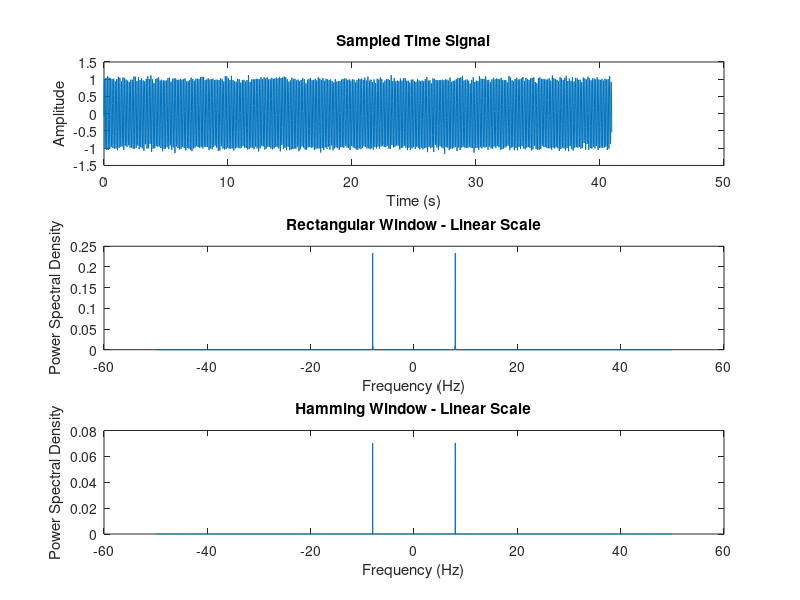
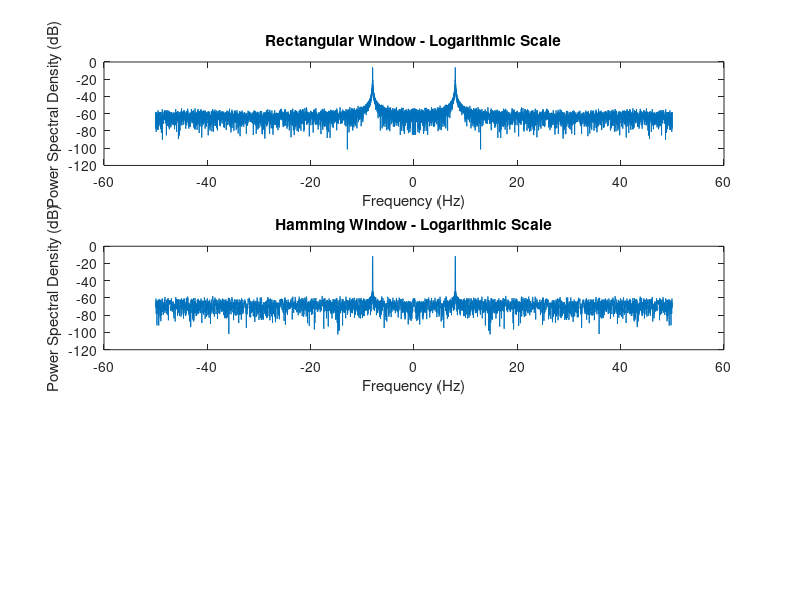

MATLAB code for these plots, in order:
                                                                                                                                                clear all
close all
clc;

f = 8;             % Frequency (Hz)
alpha = 0.05;      % Amplitude of noise
fs = 100;          % Sampling frequency (Hz)
buffer_length = 4096;

% Time vector
t = (0:1:buffer_length-1)/fs;

% Random noise
noise = alpha * randn(size(t));

% Random process
signal = sin(2*pi*f*t) + noise;

% Calculate autocorrelation function
[acf_rect,acf_rect_lags] = xcorr(signal.*rectwin(buffer_length)', 'biased');
[acf_hamming, acf_hamming_lags] = xcorr(signal .* hamming(buffer_length)', 'biased');

% Calculate PSD using Wiener-Khintchine theorem
psd_rect = abs(fftshift(fft(acf_rect))) / buffer_length;
psd_hamming = abs(fftshift(fft(acf_hamming))) /buffer_length;

N1 = length(psd_rect);
N2 = length(psd_hamming);

% Frequency axis
f_axis_rect = (-fs/2 : fs/N1 : fs/2 - fs/N1);
f_axis_hamm = (-fs/2 : fs/N2 : fs/2 - fs/N2);

% Plot PSD with linear scale
figure;
subplot(3,1,1);
plot(t, signal);
xlabel('Time (s)');
ylabel('Amplitude');
title('Sampled Time Signal');

subplot(3, 1, 2);
plot(f_axis_rect, psd_rect);
xlabel('Frequency (Hz)');
ylabel('Power Spectral Density');
title('Rectangular Window - Linear Scale');

subplot(3, 1, 3);
plot(f_axis_hamm, psd_hamming);
xlabel('Frequency (Hz)');
ylabel('Power Spectral Density');
title('Hamming Window - Linear Scale');

% Plot PSD with logarithmic scale
figure;
subplot(3, 1, 1);
plot(f_axis_rect, 10*log10(psd_rect));
xlabel('Frequency (Hz)');
ylabel('Power Spectral Density (dB)');
title('Rectangular Window - Logarithmic Scale');

subplot(3, 1, 2);
plot(f_axis_hamm, 10*log10(psd_hamming));
xlabel('Frequency (Hz)');
ylabel('Power Spectral Density (dB)');
title('Hamming Window - Logarithmic Scale');